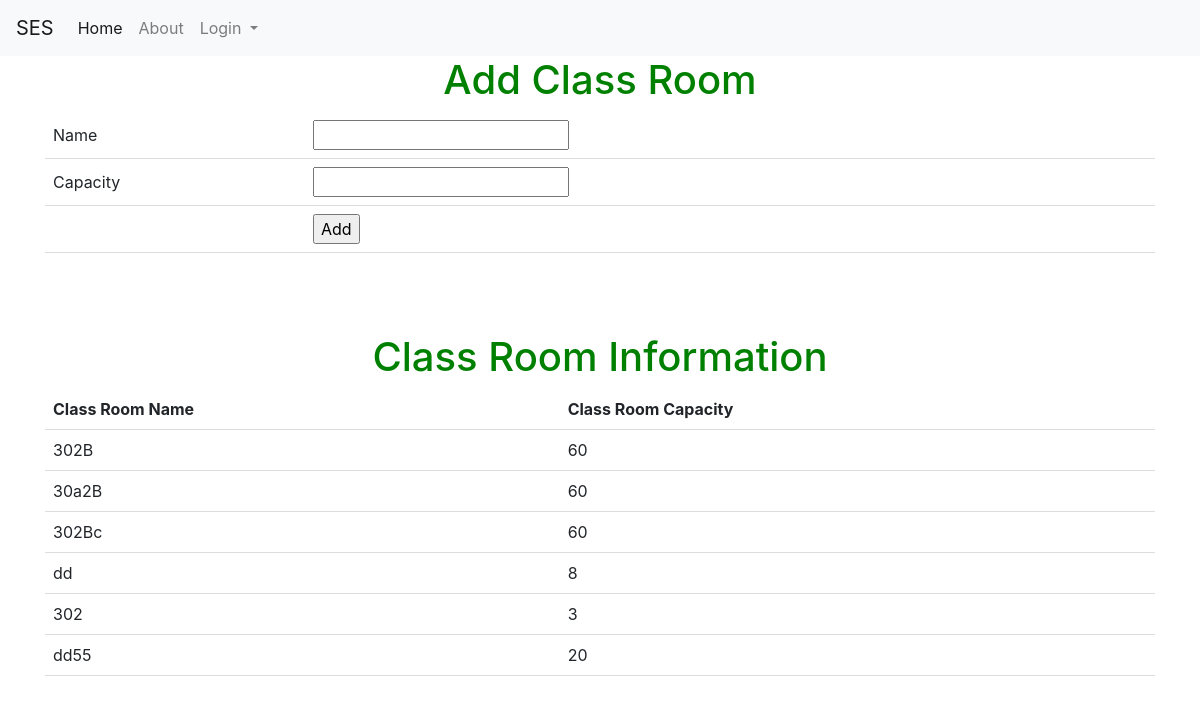
Before: /saverloc with the older database file.
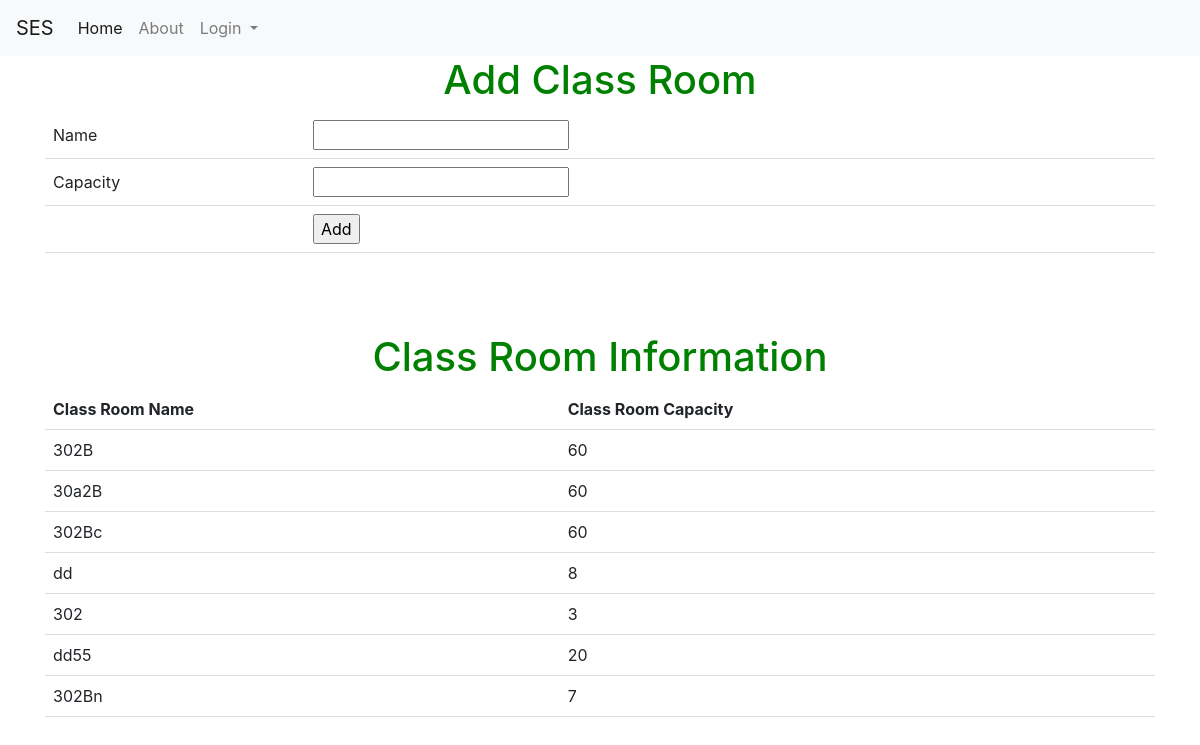
After: the same page with the newer database file.
### tables this page shows
CREATE TABLE loc (loc_id INTEGER PRIMARY KEY UNIQUE, loc_Cap INTEGER, loc_name CHAR CONSTRAINT loc_id UNIQUE ON CONFLICT IGNORE);

### auth.py (the view, shortened to what this page needs)
@auth.route("/saverloc",methods = ["POST","GET"])
def saverloc():
    if request.method=='GET':
        con = sqlite3.connect("instance/db.sqlite")
        cur = con.cursor()
        cur.execute("SELECT * FROM loc")
        data6 = cur.fetchall()
        return render_template('add_loc.html',data6=data6)
    return render_template("add_loc.html",data6=data6)

### templates/add_Loc.html (shortened to what this page needs)
{% extends "base.html" %}
{% block content %}
<h1>Add Class Room</h1>
 <form action = "/saverloc" method="post">
 <table>
  <tr><td>Name</td><td><input type="text" name="name_loc" ></td></tr>
  <tr><td>Capacity</td><td><input type="number" name="cap"></td></tr>
  <tr><td></td><td><input type="submit" value="Add"></td></tr>
 </table>
 <br> <h1>{{msg}}</h1><br><br>
 <h1>Class Room Information</h1>
 <table id="table_to_highlight" style="width:100%">
    <thead>
      <tr>
        <th>Class Room Name</th>
        <th>Class Room Capacity</th>
      </tr>
      </thead>
      <tbody>
       {% for row in data6 %}
              <tr>
                  <td>{{row[2]}}</td>
                  <td>{{row[1]}}</td>
              </tr>
          {% endfor %}
      </tbody>
  </table>
 </form>
{% endblock %}

Changed rows visible on the page:
added loc: loc_name "302Bn", loc_Cap "7"
